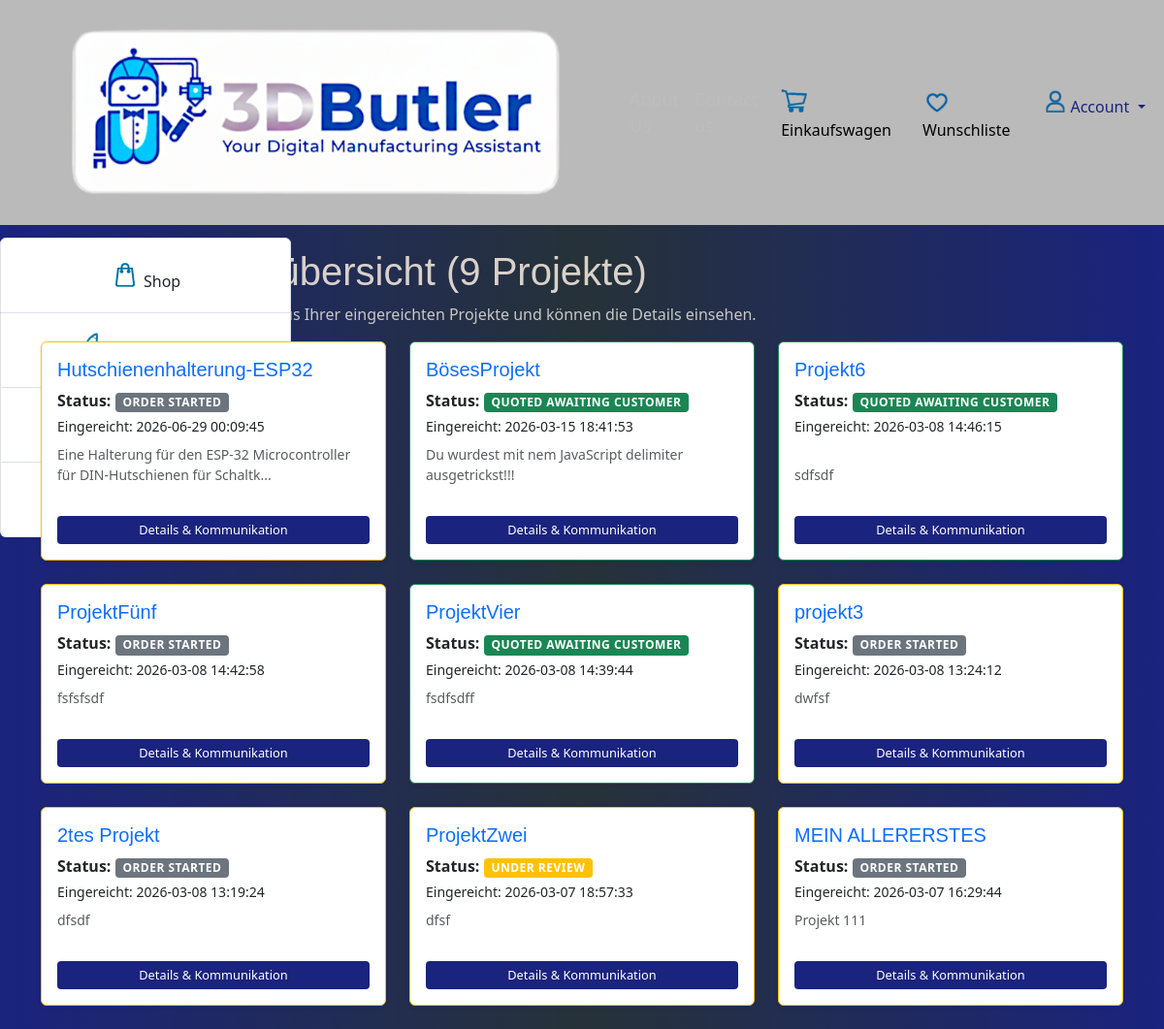
The app's page /my_reviews (signed in) with its own data.
### tables this page shows
CREATE TABLE "Projects" (
    "ProjectID" TEXT PRIMARY KEY,
    "FileIDs" TEXT NOT NULL,
    "UserID" TEXT NOT NULL,
    "MaterialType" TEXT NOT NULL,
    "ProjectDescription" TEXT,
    "ProjectName" TEXT,
    "ProjectQuantity" INTEGER,
    "Status" TEXT,
    "VolumeCM3" REAL,
    "PrintTimeMin" INTEGER,
    "EstimatedMaterialG" INTEGER,
    "ProfileID" TEXT,
    "MaterialID" TEXT,
    "DateAdded" DATETIME,
    "Priority" INTEGER,
    "FinalQuotePrice" REAL,
    "QuoteDate" TEXT,
    FOREIGN KEY("FileIDs") REFERENCES "Files"("FileID"),
    FOREIGN KEY("UserID") REFERENCES "Users"("UserID")
);

### website/views.py (the view)
@views.route('/my_reviews', methods=['GET'])
@login_required
@check_active
def my_reviews():
    user_id = session['user_id']
    logged_in = True # Für das base.html-Template
    try:
        my_projects = project_manager.get_projects_by_user(user_id)
        return render_template('my_reviews.html',
                               projects=my_projects,
                               logged_in=logged_in)
    except Exception as e:
        print(f"Fehler beim Abruf der Kundenprojekte in my_reviews: {e}")
        flash('Ein unerwarteter Fehler ist beim Laden Ihrer Projekte aufgetreten.', 'danger')
        return render_template('my_reviews.html', projects=[]), 500

### website/project_manager.py (called while the page is built)
    def get_projects_by_user(self, user_id):
        query = "SELECT ProjectID, ProjectName, Status, DateAdded, ProjectDescription FROM Projects WHERE UserID = ? ORDER BY DateAdded DESC"
        results = self._execute_query(query, (user_id,), fetch=True)
        columns = ["ProjectID", "ProjectName", "Status", "DateAdded", "ProjectDescription"]
        return [dict(zip(columns, row)) for row in results] if results else []

### website/user.py (called while the page is built)
def login_required(f):
    @wraps(f)
    def decorated_function(*args, **kwargs):
        if 'user_id' not in session:
            flash("Bitte melden Sie sich an.", "warning")
            return redirect(url_for('auth.login'))
        return f(*args, **kwargs)
    return decorated_function

def check_active(f):
    @wraps(f)
    def decorated_function(*args, **kwargs):
        user_id = session.get('user_id')
        if not user_id:
            flash("Bitte melden Sie sich an.", "warning")
            return redirect(url_for('auth.login'))
        user_data = current_app.user_manager.find_user_by_id(user_id)
        if not user_data:
            session.clear()
            return redirect(url_for('auth.login'))
        if user_data['IsActive'] != 1:
            flash("Ihr Konto ist noch nicht verifiziert.", "warning")
            return redirect(url_for('auth.verify_account'))
        return f(*args, **kwargs)
    return decorated_function

### website/user_manager.py (called while the page is built)
    def find_user_by_id(self, user_id):
        query = "SELECT IsActive, IsAdmin FROM Users WHERE UserID = ?"
        result = self._execute_query(query, (user_id,), fetch=True)
        if result:
            return {'IsActive': result[0][0], 'IsAdmin': result[0][1]}
        return None

### website/templates/my_reviews.html (shortened to what this page needs)
{% extends 'base.html' %}
{% block body %}
      <div class="col " style="margin: 13px;">
        <div class="list-group text-center" >
            <a href="{{ url_for('views.shop') }}" class="list-group-item list-group-item-action">
                <i class="shop-link" aria-hidden="true"></i>
                <span class="link-name">Shop</span>
            </a>
            <a href="{{ url_for('views.start_project') }}" class="list-group-item list-group-item-action">
                <span class="link-name">Projekt starten</span>
            </a>
            <a href="{{ url_for('views.my_reviews') }}" class="list-group-item list-group-item-action">
                <span class="link-name">Meine Reviews</span>
            </a>
            <a href="{{ url_for('views.my_orders') }}" class="list-group-item list-group-item-action">
                <span class="link-name">Meine Bestellungen</span>
            </a>
        </div>
      </div>
<div class="container mt-4">
    <h1>Meine Projektübersicht ({{ projects|length }} Projekte)</h1>
    <p class="p-site-description">Hier finden Sie den aktuellen Status Ihrer eingereichten Projekte und können die Details einsehen.</p>
    {% if projects %}
        <div class="row">
            {% for project in projects %}
            <div class="col-12 col-md-6 col-lg-4 mb-4">
                <div class="card shadow-sm h-100 border
                    {% if project.Status == 'QUOTED_AWAITING_CUSTOMER' %}border-success{% elif project.Status == 'CANCELLED' %}border-danger{% else %}border-warning{% endif %}">
                    <div class="card-body d-flex flex-column">
                        <h5 class="card-title text-primary">{{ project.ProjectName | default('Unbenanntes Projekt') }}</h5>
                        <p class="mb-1">
                            <strong>Status:</strong>
                            <span class="badge
                                {% if project.Status == 'UNDER_REVIEW' %}bg-warning
                                {% elif project.Status == 'QUOTED_AWAITING_CUSTOMER' %}bg-success
                                {% elif project.Status == 'CANCELLED' %}bg-danger
                                {% else %}bg-secondary{% endif %}">
                                {{ project.Status | replace('_', ' ') }}
                            </span>
                        </p>
                        <p class="card-text small mb-2">
                             Eingereicht: {{ project.DateAdded | default('N/A') }}
                        </p>
                        <p class="card-text text-muted small mt-auto">
                            {{ project.ProjectDescription | truncate(80, True) }}
                        </p>
                        <a href="{{ url_for('views.project_detail', project_id=project.ProjectID) }}" class="btn btn-sm btn-info mt-3">
                            Details & Kommunikation
                        </a>
                    </div>
                </div>
            </div>
            {% endfor %}
        </div>
    {% endif %}
</div>
{% endblock %}

### website/static/css/style.css (style rules this page uses)
body { position: relative; overflow-x: hidden; }
body::before { content: ""; position: fixed; top: 0; left: -150%; width: 100%; height: 100%; background: linear-gradient( 120deg, transparent, rgba(128, 216, 255, 0.04) 40%, rgba(255, 255, 255, 0.08) 50%, rgba(128, 216, 255, 0.04) 60%, transparent ); z-index: -1; transform: skewX(-25deg); animation: global-shimmer 12s cubic-bezier(0.4, 0, 0.6, 1) infinite; pointer-events: none; }
h1 { font-family: Verdana, Geneva, Tahoma, sans-serif; color: rgb(217, 209, 201); }
h5 { font-family: Verdana, Geneva, Tahoma, sans-serif; color: rgb(217, 209, 201); }
.btn { background: #1A237E; border: 2px solid #0078a0; border-radius: 8px; color: #fff; }
.p-site-description { font-family: 'Segoe UI', Tahoma, Geneva, Verdana, sans-serif; color: rgb(200, 200, 200); }
.shop-link { background-image: url('/static/icons/shop-icon1.png'); width: 30px; height: 30px; background-size: cover; background-repeat: no-repeat; display: inline-block; }
.list-group { position: absolute; left:0px; width: 300px; }
.list-group-item { padding-top: 20px; padding-bottom: 20px; }
.badge { letter-spacing: 0.5px; font-weight: 600; border-radius: 4px; }
.btn-sm { padding: 4px 8px; font-size: 0.8rem; border-radius: 4px; border: 1px solid transparent; cursor: pointer; }

### records on screen
Projects: ProjectName "Hutschienenhalterung-ESP32", Status "ORDER STARTED", DateAdded "2026-06-29 00:09:45", ProjectDescription "Eine Halterung für den ESP-32 Microcontroller für DIN-Hutschienen für Schaltk..."
Projects: ProjectName "BösesProjekt", Status "QUOTED AWAITING CUSTOMER", DateAdded "2026-03-15 18:41:53", ProjectDescription "Du wurdest mit nem JavaScript delimiter ausgetrickst!!!"
Projects: ProjectName "Projekt6", Status "QUOTED AWAITING CUSTOMER", DateAdded "2026-03-08 14:46:15", ProjectDescription "sdfsdf"
Projects: ProjectName "ProjektFünf", Status "ORDER STARTED", DateAdded "2026-03-08 14:42:58", ProjectDescription "fsfsfsdf"
Projects: ProjectName "ProjektVier", Status "QUOTED AWAITING CUSTOMER", DateAdded "2026-03-08 14:39:44", ProjectDescription "fsdfsdff"
Projects: ProjectName "projekt3", Status "ORDER STARTED", DateAdded "2026-03-08 13:24:12", ProjectDescription "dwfsf"
Projects: ProjectName "2tes Projekt", Status "ORDER STARTED", DateAdded "2026-03-08 13:19:24", ProjectDescription "dfsdf"
Projects: ProjectName "ProjektZwei", Status "UNDER REVIEW", DateAdded "2026-03-07 18:57:33", ProjectDescription "dfsf"
Projects: ProjectName "MEIN ALLERERSTES", Status "ORDER STARTED", DateAdded "2026-03-07 16:29:44", ProjectDescription "Projekt 111"

### other values on screen
{{ projects|length }} "9"
